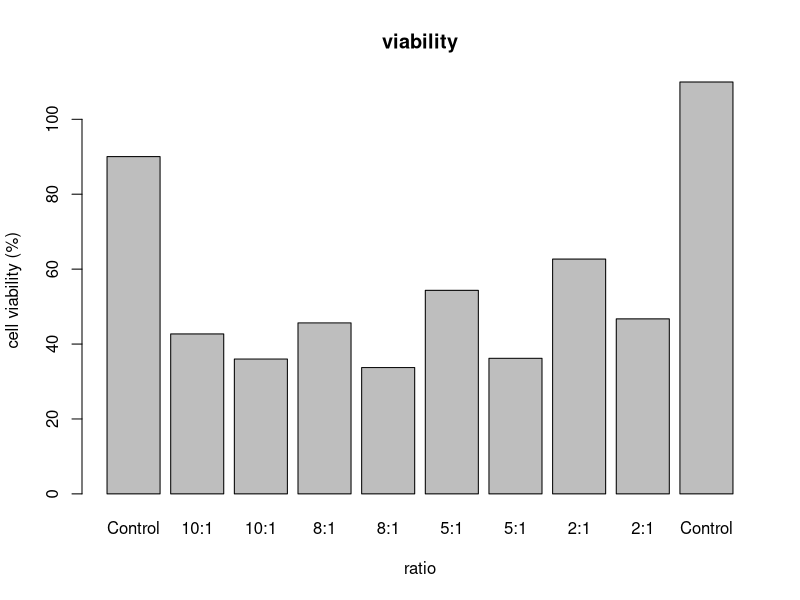

The R source for this figure:
#import excel file to a data frame
library("readxl")
mtt_data<- read_excel("mtt_data_1.xlsx", 
                      col_names = FALSE)
#dataframe to matrix
mtt_matrix <- as.matrix(mtt_data)
#mean of the control groups
pos_control_mean <- mean(c(mtt_matrix[,2], mtt_matrix[,11]))
#relativize abs data
relative_mtt_data <- (mtt_matrix/pos_control_mean)*100
#remove not used wells and calculate the mean
relative_means <- colMeans(relative_mtt_data[,c(-1,-12)])
#calculate the sd
st_dv <- apply((relative_mtt_data[,c(-1,-12)]), 2, sd)
#plot the dataset
barplot(relative_means, main = "viability", xlab="ratio", ylab = "cell viability (%)", 
        names.arg = c("Control", rep("10:1",2), rep("8:1", 2), rep("5:1", 2), rep("2:1", 2), "Control"))